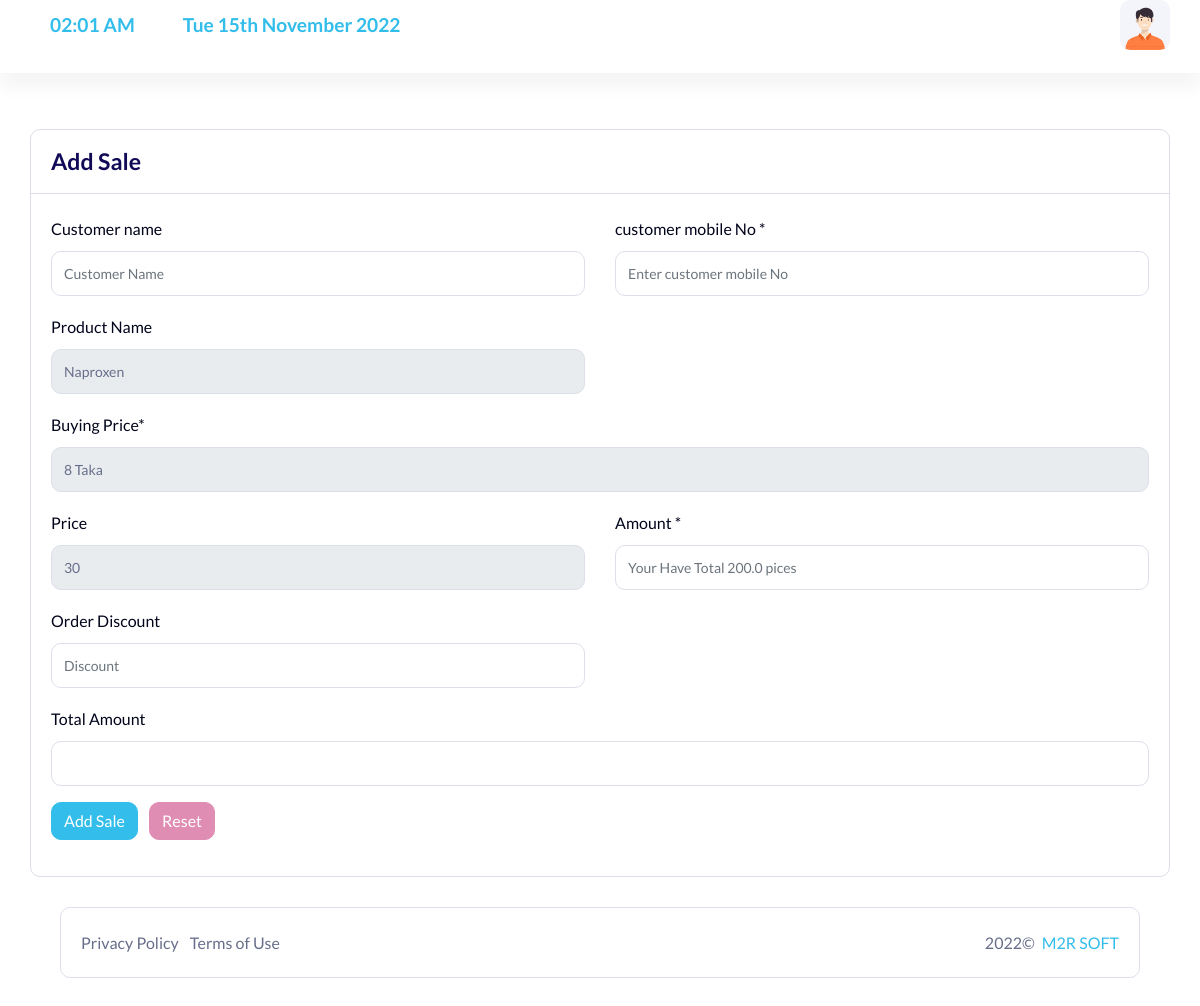
The app's page /sale/9 with its own data.
### App1/models.py (models this page shows)
class invent(models.Model):
    id=models.BigAutoField(primary_key=True)
    name=models.CharField(max_length=500)
    buying_price=models.CharField(max_length=1000)
    qutity=models.FloatField(max_length=1000)
    selling_price=models.CharField(max_length=1000)

### App1/views.py (the view)
# urls.py: path('sale/<int:id>',views.product_sale,name="psale"),
def product_sale(request,id):
    a = invent.objects.get(id=id)
    if request.method=='POST':
        product_name=request.POST["product_name"]
        customer_name=request.POST["customer_name"]
        customer_mobile=request.POST["customer_mobile"]
        selling_price=eval(request.POST["selling_price"])
        buying_price=request.POST["buying_price"]
        amount=eval(request.POST["amount"])
        discount=eval(request.POST["discount"])
        total=request.POST["total"]
        if a.qutity>=amount:
            a.qutity=a.qutity-amount
            a.save()
            if a.qutity==0:
                a.delete()
            if discount == 0:
                total = selling_price * amount
                sale = billing(product_name=product_name, customer_name=customer_name, customer_mobile=customer_mobile,
                               selling_price=selling_price, buying_price=buying_price, amount=amount, discount=discount,
                               total=total)
                sale.save()
                return redirect('/')
            elif discount > 0:
                total1 = selling_price * amount
                total2 = total1* discount
                total3=total1-total2
                total="{:.2f}".format(total3)
                sale = billing(product_name=product_name, customer_name=customer_name, customer_mobile=customer_mobile,
                        selling_price=selling_price, buying_price=buying_price, amount=amount, discount=discount,total=total)
                sale.save()
                return redirect('/')
        else:
            return HttpResponse('<h1>Mother Fucker Out Of range!!</h1>')
    else:
        return render(request,'add-sale.html',{'a':a})

### templates/add-sale.html (shortened to what this page needs)
﻿{% extends 'main.html' %}
{% block body %}
{%load static%}
    <div class="content-page">
     <div class="container-fluid add-form-list">
        <div class="row">
            <div class="col-sm-12">
                <div class="card">
                    <div class="card-header d-flex justify-content-between">
                        <div class="header-title">
                            <h4 class="card-title">Add Sale</h4>
                        </div>
                    </div>
                    <div class="card-body">
                        <form method="POST" data-toggle="validator">
                            <div class="row">
                                <div class="col-md-6">
                                    <div class="form-group">
                                        <label>Customer name</label>
                                        <input type="text" name="customer_name" class="form-control" placeholder="Customer Name">
                                    </div>
                                </div>
                                <div class="col-md-6">
                                    <div class="form-group">
                                        <label>customer mobile No *</label>
                                        <input type="text" name="customer_mobile" class="form-control" placeholder="Enter customer mobile No">
                                    </div>
                                </div>
                                <div class="col-md-6">
                                    <div class="form-group">
                                        <label>Product Name</label>
                                        <input type="text" name="product_name"  value="{{a.name}}" readonly class="form-control">
                                    </div>
                                </div>
                                 <div class="col-md-12">
                                    <div class="form-group">
                                        <label>Buying Price*</label>
                                        <input type="text" name="buying_price" class="form-control" value="{{a.buying_price}} Taka" readonly>
                                    </div>
                                </div>
                                <div class="col-md-6">
                                    <div class="form-group">
                                        <label>Price</label>
                                        <input type="text" class="form-control" name="selling_price" placeholder="Enter Customer Name" value="{{a.selling_price}}" readonly >
                                    </div>
                                </div>
                                <div class="col-md-6">
                                    <div class="form-group">
                                        <label>Amount *</label>
                                        <input type="text" name="amount" class="form-control" placeholder="Your Have Total {{a.qutity}} pices">
                                    </div>
                                </div>
                                <div class="col-md-6">
                                    <div class="form-group">
                                        <label>Order Discount</label>
                                        <input type="text" class="form-control" name="discount" placeholder="Discount">
                                    </div>
                                </div>
                                <div class="col-md-12">
                                    <div class="form-group">
                                        <label>Total Amount</label>
                                        <input type="text" name="total" class="form-control">
                                    </div>
                                </div>
                            </div>
                            <button type="submit" class="btn btn-primary mr-2">Add Sale</button>
                            <button type="reset" class="btn btn-danger">Reset</button>
                        </form>
                    </div>
                </div>
            </div>
        </div>
{% endblock body %}

### records on screen
invent: product_name "Naproxen", buying_price "8 Taka", selling_price "30", amount "Your Have Total 200.0 pices"

### other values on screen
{{ current_time|center:"150" }} "02:01 AM"
